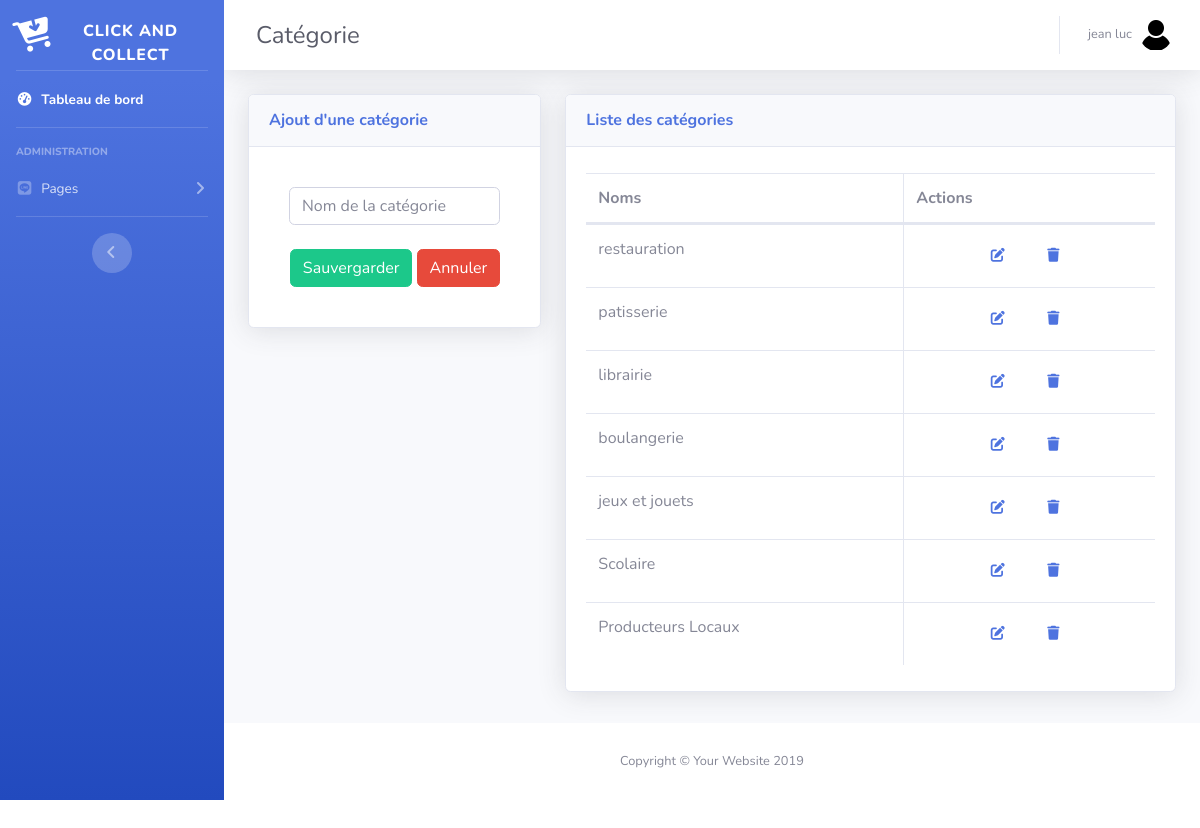
The app's page /admin/categorie_as.php (signed in) with its own data.
### tables this page shows
CREATE TABLE `utilisateur` (
  `nom` varchar(42) NOT NULL,
  `prenom` varchar(42) NOT NULL,
  `login` varchar(42) NOT NULL,
  `mdp` varchar(42) NOT NULL,
  `id_acces` int(11) NOT NULL
);

CREATE TABLE `categorie` (
  `id` int(11) NOT NULL,
  `nom` varchar(42) NOT NULL
);

### admin/categorie_as.php (the view, shortened to what this page needs)
<?php
    $db = Database::connect();
    $recup = $db-> prepare("SELECT * FROM utilisateur WHERE login=?");
    $recup->execute(array($_SESSION['use']));
    $affiche = $recup->fetch();
    if (isset($_SESSION['CONNECT']) AND $_SESSION['CONNECT']=='OK'){
?>
<!DOCTYPE html>
<html lang="fr">
<head>
    <link href="vendor/fontawesome-free/css/all.min.css" rel="stylesheet" type="text/css">
    <link href="css/sb-admin-2.min.css" rel="stylesheet">
    <link href="vendor/datatables/dataTables.bootstrap4.min.css" rel="stylesheet">
</head>
<body id="page-top">
    <div id="wrapper">
        <ul class="navbar-nav bg-gradient-primary sidebar sidebar-dark accordion" id="accordionSidebar">
            <a class="sidebar-brand d-flex align-items-center justify-content-center" href="index_as.php">
                <div class="sidebar-brand-icon rotate-n-15">
                    <i class="fas fa-cart-arrow-down"></i>
                </div>
                <div class="sidebar-brand-text mt-3">Click And Collect </div>
            </a>
            <hr class="sidebar-divider my-0">
            <li class="nav-item active">
                <a class="nav-link" href="index_as.php">
                    <i class="fas fa-fw fa-tachometer-alt"></i>
                    <span>Tableau de bord</span></a>
            </li>
            <hr class="sidebar-divider">
            <div class="sidebar-heading">
                Administration
            </div>
            <li class="nav-item">
                <a class="nav-link collapsed" href="#" data-toggle="collapse" data-target="#collapsePages" aria-expanded="true" aria-controls="collapsePages">
                    <i class="fab fa-fw fa-line"></i>
                    <span>Pages</span>
                </a>
            </li>
            <hr class="sidebar-divider d-none d-md-block">
            <div class="text-center d-none d-md-inline">
                <button class="rounded-circle border-0" id="sidebarToggle"></button>
            </div>
        </ul>
        <div id="content-wrapper" class="d-flex flex-column">
            <div id="content">
                <nav class="navbar navbar-expand navbar-light bg-white topbar mb-4 static-top shadow">
                    <form class="d-none d-sm-inline-block form-inline mr-auto ml-md-3 my-2 my-md-0 mw-100 navbar-search">
                        <div class="input-group">
                            <div class="d-sm-flex align-items-center justify-content-between mb-4">
                                <h1 class="h4 mb-0 text-gray-800 mt-4">Catégorie</h1>
                            </div>
                        </div>
                    </form>
                    <ul class="navbar-nav ml-auto">
                        <li class="nav-item dropdown no-arrow">
                            <a class="nav-link dropdown-toggle" href="#" id="userDropdown" role="button" data-toggle="dropdown" aria-haspopup="true" aria-expanded="false">
                                <span class="mr-2 d-none d-lg-inline text-gray-600 small"><?= $affiche['nom'].' '.$affiche['prenom']; ?></span>
                                <img class="img-profile rounded-circle" src="img/user.jpg">
                            </a>
                        </li>
                    </ul>
                </nav>
                <div class="container-fluid">
                    <div class="row">
                        <div class="col-4">
                            <div class="card shadow mb-4">
                                <div class="card-header py-3">
                                    <h6 class="m-0 font-weight-bold text-primary">Ajout d'une catégorie</h6>
                                </div>
                                <div class="card-body">
                                    <form action="traitement_categorie_as.php" method="post">
                                        <div class="card-body">
                                            <div class="row mb-3">
                                                <div class="col-12 mb-2">
                                                    <div class="input-group">
                                                        <input class="form-control" type="text" name="nom" placeholder="Nom de la catégorie">
                                                    </div>
                                                </div>
                                            </div>
                                            <div class="row">
                                                <div class="col-lg-12 col-md-6 col-sm-12 text-right">
                                                    <button type="submit" class="btn btn-success">Sauvergarder</button>
                                                    <button type="submit" class="btn btn-danger" data-dismiss="modal">Annuler</button>
                                                </div>
                                            </div>
                                        </div>
                                    </form>
                                </div>
                            </div>
                        </div>
                        <div class="col-8">
                            <div class="card shadow mb-4">
                                <div class="card-header py-3">
                                    <h6 class="m-0 font-weight-bold text-primary">Liste des catégories</h6>
                                </div>
                                <div class="card-body">
                                    <div class="table-responsive">
                                        <table class="table table-bordered" id="dataTable" width="100%" cellspacing="0">
                                            <thead>
                                                <tr>
                                                    <th>Noms</th>
                                                    <th>Actions</th>
                                                </tr>
                                            </thead>
                                            <tbody>
                                            <?php
                                        try
                                        {
                                            $bdd = new PDO('mysql:host=localhost;dbname=clickandcollect', 'root', '');
                                        }
                                        catch(Exception $e)
                                        {
                                            die('Erreur : '.$e->getMessage());
                                        }
                                        $reponse = $bdd->query('SELECT * FROM categorie');
                                        ?>
                                        <?php
                                      while($donnees = $reponse->fetch()){
                                       ?>
                                       <tr>
                                          <td><?php echo $donnees['nom'];?></td>
                                          <td class="text-center">
                                                         <button class="btn btn-link" data-toggle="modal" data-target="#inlineForm"><i class="fas fa-edit fa-sm fa-fw mr-2 fa-2x"></i></button>
                                                            <button class="btn btn-link" data-toggle="modal" data-toggle="modal" data-target="#warning"><a href="traitement_delete_cat.php?msg=<?php echo $donnees['id_produit']; ?>"><i class="fas fa-trash fa-sm fa-fw mr-2 fa-2x"></i></a></button>
                                                          </td>
                                      </tr>
                                       <?php
                                         }
                                       ?>
                                            </tbody>
                                        </table>
                                    </div>
                                </div>
                            </div>
                        </div>
                    </div>
                </div>
            </div>
            <footer class="sticky-footer bg-white">
                <div class="container my-auto">
                    <div class="copyright text-center my-auto">
                        <span>Copyright &copy; Your Website 2019</span>
                    </div>
                </div>
            </footer>
        </div>
    </div>
</body>
</html>
<?php
    }
    else
    {
        header("location:login.php");
    }
?>

### records on screen
utilisateur: nom "jean", prenom "luc"
categorie: nom "restauration"
categorie: nom "patisserie"
categorie: nom "librairie"
categorie: nom "boulangerie"
categorie: nom "jeux et jouets"
categorie: nom "Scolaire"
categorie: nom "Producteurs Locaux"
